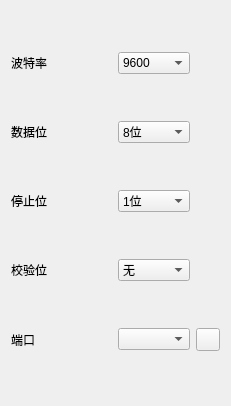
<?xml version="1.0" encoding="UTF-8"?>
<ui version="4.0">
 <class>SettingToolBarWeiget</class>
 <widget class="QWidget" name="SettingToolBarWeiget">
  <property name="geometry">
   <rect>
    <x>0</x>
    <y>0</y>
    <width>231</width>
    <height>406</height>
   </rect>
  </property>
  <layout class="QGridLayout" name="gridLayout">
   <item row="0" column="0">
    <widget class="QLabel" name="baudRateLabel">
     <property name="text">
      <string>波特率</string>
     </property>
    </widget>
   </item>
   <item row="0" column="1">
    <spacer name="horizontalSpacer">
     <property name="orientation">
      <enum>Qt::Horizontal</enum>
     </property>
     <property name="sizeHint" stdset="0">
      <size>
       <width>125</width>
       <height>20</height>
      </size>
     </property>
    </spacer>
   </item>
   <item row="0" column="2">
    <widget class="QComboBox" name="comboBox">
     <item>
      <property name="text">
       <string>9600</string>
      </property>
     </item>
     <item>
      <property name="text">
       <string>14400</string>
      </property>
     </item>
    </widget>
   </item>
   <item row="1" column="0">
    <widget class="QLabel" name="dataBitLabel">
     <property name="text">
      <string>数据位</string>
     </property>
    </widget>
   </item>
   <item row="1" column="1">
    <spacer name="horizontalSpacer_7">
     <property name="orientation">
      <enum>Qt::Horizontal</enum>
     </property>
     <property name="sizeHint" stdset="0">
      <size>
       <width>31</width>
       <height>20</height>
      </size>
     </property>
    </spacer>
   </item>
   <item row="1" column="2">
    <widget class="QComboBox" name="dataBitComboBox">
     <item>
      <property name="text">
       <string>8位</string>
      </property>
     </item>
     <item>
      <property name="text">
       <string>7位</string>
      </property>
     </item>
     <item>
      <property name="text">
       <string>6位</string>
      </property>
     </item>
    </widget>
   </item>
   <item row="2" column="0">
    <widget class="QLabel" name="stopBitLabel">
     <property name="text">
      <string>停止位</string>
     </property>
    </widget>
   </item>
   <item row="2" column="1">
    <spacer name="horizontalSpacer_5">
     <property name="orientation">
      <enum>Qt::Horizontal</enum>
     </property>
     <property name="sizeHint" stdset="0">
      <size>
       <width>125</width>
       <height>20</height>
      </size>
     </property>
    </spacer>
   </item>
   <item row="2" column="2">
    <widget class="QComboBox" name="comboBox_2">
     <item>
      <property name="text">
       <string>1位</string>
      </property>
     </item>
     <item>
      <property name="text">
       <string>1.5位</string>
      </property>
     </item>
     <item>
      <property name="text">
       <string>2位</string>
      </property>
     </item>
    </widget>
   </item>
   <item row="3" column="0">
    <widget class="QLabel" name="verifyLabel">
     <property name="text">
      <string>校验位</string>
     </property>
    </widget>
   </item>
   <item row="3" column="1">
    <spacer name="horizontalSpacer_6">
     <property name="orientation">
      <enum>Qt::Horizontal</enum>
     </property>
     <property name="sizeHint" stdset="0">
      <size>
       <width>125</width>
       <height>20</height>
      </size>
     </property>
    </spacer>
   </item>
   <item row="3" column="2">
    <widget class="QComboBox" name="comboBox_3">
     <item>
      <property name="text">
       <string>无</string>
      </property>
     </item>
     <item>
      <property name="text">
       <string>奇校验</string>
      </property>
     </item>
     <item>
      <property name="text">
       <string>偶校验</string>
      </property>
     </item>
    </widget>
   </item>
   <item row="4" column="0">
    <widget class="QLabel" name="portLabel">
     <property name="text">
      <string>端口</string>
     </property>
    </widget>
   </item>
   <item row="4" column="1">
    <spacer name="horizontalSpacer_2">
     <property name="orientation">
      <enum>Qt::Horizontal</enum>
     </property>
     <property name="sizeHint" stdset="0">
      <size>
       <width>40</width>
       <height>20</height>
      </size>
     </property>
    </spacer>
   </item>
   <item row="4" column="2">
    <widget class="QComboBox" name="portComboBox"/>
   </item>
   <item row="4" column="3">
    <widget class="QToolButton" name="refrshButton">
     <property name="text">
      <string/>
     </property>
     <property name="icon">
      <iconset theme="application-exit">
       <normaloff>.</normaloff>.</iconset>
     </property>
    </widget>
   </item>
  </layout>
 </widget>
 <resources/>
 <connections/>
</ui>
